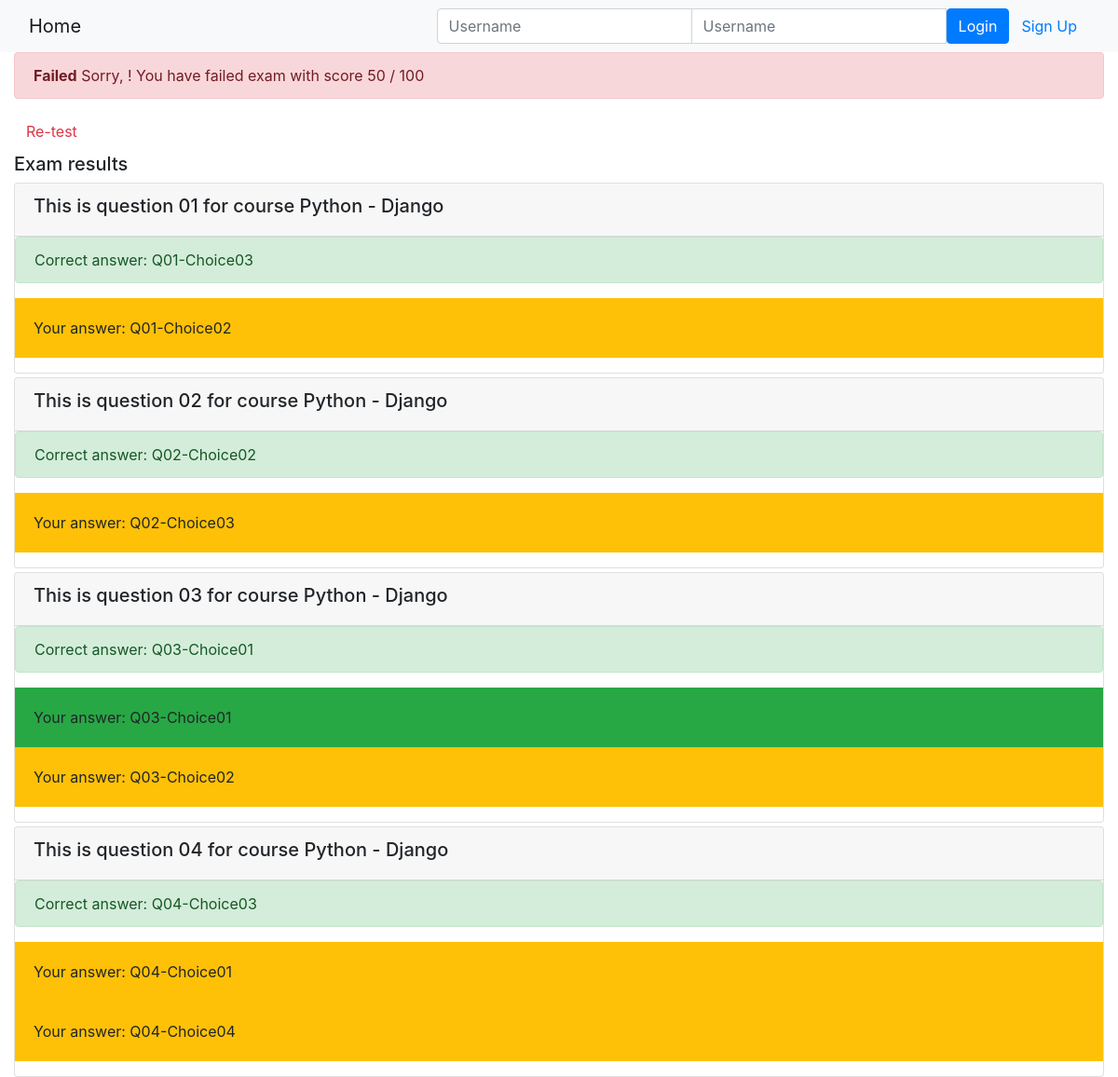
Page /onlinecourse/course/1/submission/1/result/ on the committed database.
### onlinecourse/models.py (models this page shows, shortened)
class Question(models.Model):
    course = models.ForeignKey(Course, on_delete=models.CASCADE)
    text = models.TextField()
    grade = models.FloatField(default=0)
    def is_get_score(self, selected_ids):
        all_answers = self.choice_set.filter(is_correct=True).count()
        selected_correct = self.choice_set.filter(id__in=selected_ids).count()
        print(f"{self.choice_set.all()}")
        if all_answers == selected_correct:
            return True
        else:
            return False

class Choice(models.Model):
    question = models.ForeignKey(Question, on_delete=models.CASCADE)
    choice = models.TextField()
    is_correct = models.BooleanField()
    def __str__(self):
        return "ID = " + str(self.id) + " Text = " + self.choice + " " + str(self.is_correct)

### onlinecourse/views.py (the view)
# urls.py: path('course/<int:course_id>/submission/<int:submission_id>/result/', views.show_exam_result, name='show_exam_result'),
def show_exam_result(request, course_id, submission_id):
    context = {}
    selected_ids = []
    total_grade = 0
    details = {}
    course = Course.objects.get(pk=course_id)
    submission = Submission.objects.get(pk=submission_id)
    for a_choice in submission.choices.all():
        selected_ids.append(a_choice.id)
        question_id = a_choice.question.id
        if question_id in details:
            details[question_id].append(a_choice.id)
        else:
            tlist = []
            tlist.append(a_choice.id)
            details[question_id] = tlist
    for a_question in course.question_set.all():
        if a_question.id in details:
            is_correct = a_question.is_get_score(details[a_question.id])
            if is_correct:
                total_grade = a_choice.question.grade + total_grade
    total_score = course.total_score()
    print(f"Total score = {total_score}")
    print(f"Total grade = {total_grade}")
    total_inpc = 0
    if total_score > 0:
        total_inpc = int(total_grade / total_score * 100)
    context['course'] = course
    context['selected_ids'] = selected_ids
    context['grade'] = total_inpc
    return render(request, 'onlinecourse/exam_result_bootstrap.html', context)

### onlinecourse/models.py (called while the page is built)
    def total_score(self):
        total_score = 0
        for question in self.question_set.all():
            total_score += question.grade
        return total_score

### onlinecourse/templates/onlinecourse/exam_result_bootstrap.html (shortened to what this page needs)
<!DOCTYPE html>
<html lang="en">
<head>
    {% load static %}
    <link rel="stylesheet" href="https://maxcdn.bootstrapcdn.com/bootstrap/4.5.2/css/bootstrap.min.css">
</head>
<body>
 <nav class="navbar navbar-light bg-light">
    <div class="container-fluid">
        <div class="navbar-header">
              <a class="navbar-brand" href="{% url 'onlinecourse:index' %}">Home</a>
        </div>
        <ul class="nav navbar-nav navbar-right">
            {% if user.is_authenticated %}
            <li>
                <a class="btn btn-link" href="#">{{ user.first_name }}({{ user.username }})</a>
                <a class="btn btn-link" href="{% url 'onlinecourse:logout' %}">Logout</a>
            </li>
            {% else %}
            <li>
                <form class="form-inline" action="{% url 'onlinecourse:login' %}" method="post">
                    <div class="input-group">
                        <input type="text" class="form-control" placeholder="Username" name="username" >
                        <input type="password" class="form-control" placeholder="Username" name="psw" >
                        <button class="btn btn-primary" type="submit">Login</button>
                        <a class="btn btn-link" href="{% url 'onlinecourse:registration' %}">Sign Up</a>
                    </div>
                </form>
            </li>
            {% endif %}
        </ul>
    </div>
</nav>
<div class="container-fluid">
    {% if grade > 80 %}
    <div class="alert alert-success">
       <span style="font-weight: bold">Congratulations {{ user.username }}!</span> You have passed the exam and completed the course with score {{ grade }} / 100
    </div>
        {% else %}
        <div class="alert alert-danger">
            <span style="font-weight: bold">Failed</span> Sorry, {{ user.username }}! You have failed exam with score {{ grade }} / 100
        </div>
        <a class="btn btn-link text-danger" href="{% url 'onlinecourse:course_details' course.id %}">Re-test</a>
        {% endif %}
        <div class="card-columns-vertical mt-1">
            <h5 class="">Exam results</h5>
            {% for question in course.question_set.all %}
                <div class="card mt-1">
                    <div class="card-header"><h5>{{ question.text}}</h5></div>
                    <div class="form-group">
                        {% for choice in question.choice_set.all %}
                            {% if choice.is_correct %}
                                <div class="alert alert-success">
                                    Correct answer: {{ choice.choice }}
                                </div>
                            {% endif %}
                        {% endfor %}
                        {% for choice in question.choice_set.all %}
                            {% if choice.id in selected_ids %}
                                {% if choice.is_correct %}
                                    <div class="card-body bg-success">Your answer: {{ choice.choice }}</div>
                                {% else %}
                                    <div class="card-body bg-warning">Your answer: {{ choice.choice }}</div>
                                {% endif %}
                            {% endif %}
                        {% endfor %}
                    </div>
                </div>
            {% endfor %}
        </div>
    </div>
</body>
</html>

### rows in the picture
Question: text "This is question 01 for course Python - Django"
Choice: choice "Q01-Choice03"
Choice: choice "Q01-Choice02"
Question: text "This is question 02 for course Python - Django"
Choice: choice "Q02-Choice02"
Choice: choice "Q02-Choice03"
Question: text "This is question 03 for course Python - Django"
Choice: choice "Q03-Choice01"
Choice: choice "Q03-Choice02"
Question: text "This is question 04 for course Python - Django"
Choice: choice "Q04-Choice03"
Choice: choice "Q04-Choice01"
Choice: choice "Q04-Choice04"

### other values in the picture
{{ grade }} "50"
